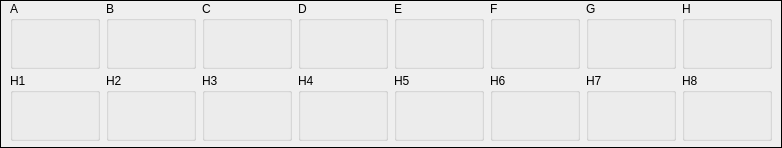
      <widget class="QFrame" name="frameLay">
       <property name="frameShape">
        <enum>QFrame::Shape::Box</enum>
       </property>
       <layout class="QVBoxLayout" name="verticalLayout_23">
        <property name="spacing">
         <number>4</number>
        </property>
        <property name="leftMargin">
         <number>0</number>
        </property>
        <property name="topMargin">
         <number>0</number>
        </property>
        <property name="rightMargin">
         <number>0</number>
        </property>
        <property name="bottomMargin">
         <number>6</number>
        </property>
        <item>
         <widget class="QFrame" name="frame_4">
          <property name="sizePolicy">
           <sizepolicy hsizetype="Expanding" vsizetype="Expanding">
            <horstretch>0</horstretch>
            <verstretch>0</verstretch>
           </sizepolicy>
          </property>
          <layout class="QHBoxLayout" name="horizontalLayout_6">
           <property name="topMargin">
            <number>0</number>
           </property>
           <property name="bottomMargin">
            <number>0</number>
           </property>
           <item>
            <widget class="QGroupBox" name="groupA_new">
             <property name="sizePolicy">
              <sizepolicy hsizetype="Expanding" vsizetype="Expanding">
               <horstretch>0</horstretch>
               <verstretch>0</verstretch>
              </sizepolicy>
             </property>
             <property name="minimumSize">
              <size>
               <width>90</width>
               <height>68</height>
              </size>
             </property>
             <property name="title">
              <string>A</string>
             </property>
             <layout class="QVBoxLayout" name="verticalLayout_2">
              <item>
               <widget class="QLabel" name="labelValueA_new">
                <property name="text">
                 <string/>
                </property>
               </widget>
              </item>
             </layout>
            </widget>
           </item>
           <item>
            <widget class="QGroupBox" name="groupB_new">
             <property name="sizePolicy">
              <sizepolicy hsizetype="Expanding" vsizetype="Expanding">
               <horstretch>0</horstretch>
               <verstretch>0</verstretch>
              </sizepolicy>
             </property>
             <property name="minimumSize">
              <size>
               <width>90</width>
               <height>68</height>
              </size>
             </property>
             <property name="title">
              <string>B</string>
             </property>
             <layout class="QVBoxLayout" name="verticalLayout_3">
              <item>
               <widget class="QLabel" name="labelValueB_new">
                <property name="text">
                 <string/>
                </property>
               </widget>
              </item>
             </layout>
            </widget>
           </item>
           <item>
            <widget class="QGroupBox" name="groupC_new">
             <property name="sizePolicy">
              <sizepolicy hsizetype="Expanding" vsizetype="Expanding">
               <horstretch>0</horstretch>
               <verstretch>0</verstretch>
              </sizepolicy>
             </property>
             <property name="minimumSize">
              <size>
               <width>90</width>
               <height>68</height>
              </size>
             </property>
             <property name="title">
              <string>C</string>
             </property>
             <layout class="QVBoxLayout" name="verticalLayout_4">
              <item>
               <widget class="QLabel" name="labelValueC_new">
                <property name="text">
                 <string/>
                </property>
               </widget>
              </item>
             </layout>
            </widget>
           </item>
           <item>
            <widget class="QGroupBox" name="groupD_new">
             <property name="sizePolicy">
              <sizepolicy hsizetype="Expanding" vsizetype="Expanding">
               <horstretch>0</horstretch>
               <verstretch>0</verstretch>
              </sizepolicy>
             </property>
             <property name="minimumSize">
              <size>
               <width>90</width>
               <height>68</height>
              </size>
             </property>
             <property name="title">
              <string>D</string>
             </property>
             <layout class="QVBoxLayout" name="verticalLayout_5">
              <item>
               <widget class="QLabel" name="labelValueD_new">
                <property name="text">
                 <string/>
                </property>
               </widget>
              </item>
             </layout>
            </widget>
           </item>
           <item>
            <widget class="QGroupBox" name="groupE_new">
             <property name="sizePolicy">
              <sizepolicy hsizetype="Expanding" vsizetype="Expanding">
               <horstretch>0</horstretch>
               <verstretch>0</verstretch>
              </sizepolicy>
             </property>
             <property name="minimumSize">
              <size>
               <width>90</width>
               <height>68</height>
              </size>
             </property>
             <property name="title">
              <string>E</string>
             </property>
             <layout class="QVBoxLayout" name="verticalLayout_6">
              <item>
               <widget class="QLabel" name="labelValueE_new">
                <property name="text">
                 <string/>
                </property>
               </widget>
              </item>
             </layout>
            </widget>
           </item>
           <item>
            <widget class="QGroupBox" name="groupF_new">
             <property name="sizePolicy">
              <sizepolicy hsizetype="Expanding" vsizetype="Expanding">
               <horstretch>0</horstretch>
               <verstretch>0</verstretch>
              </sizepolicy>
             </property>
             <property name="minimumSize">
              <size>
               <width>90</width>
               <height>68</height>
              </size>
             </property>
             <property name="title">
              <string>F</string>
             </property>
             <layout class="QVBoxLayout" name="verticalLayout_9">
              <item>
               <widget class="QLabel" name="labelValueF_new">
                <property name="text">
                 <string/>
                </property>
               </widget>
              </item>
             </layout>
            </widget>
           </item>
           <item>
            <widget class="QGroupBox" name="groupG_new">
             <property name="sizePolicy">
              <sizepolicy hsizetype="Expanding" vsizetype="Expanding">
               <horstretch>0</horstretch>
               <verstretch>0</verstretch>
              </sizepolicy>
             </property>
             <property name="minimumSize">
              <size>
               <width>90</width>
               <height>68</height>
              </size>
             </property>
             <property name="title">
              <string>G</string>
             </property>
             <layout class="QVBoxLayout" name="verticalLayout_10">
              <item>
               <widget class="QLabel" name="labelValueG_new">
                <property name="text">
                 <string/>
                </property>
               </widget>
              </item>
             </layout>
            </widget>
           </item>
           <item>
            <widget class="QGroupBox" name="groupH_new">
             <property name="sizePolicy">
              <sizepolicy hsizetype="Expanding" vsizetype="Expanding">
               <horstretch>0</horstretch>
               <verstretch>0</verstretch>
              </sizepolicy>
             </property>
             <property name="minimumSize">
              <size>
               <width>90</width>
               <height>68</height>
              </size>
             </property>
             <property name="title">
              <string>H</string>
             </property>
             <layout class="QVBoxLayout" name="verticalLayout_11">
              <item>
               <widget class="QLabel" name="labelValueH_new">
                <property name="text">
                 <string/>
                </property>
               </widget>
              </item>
             </layout>
            </widget>
           </item>
          </layout>
         </widget>
        </item>
        <item>
         <widget class="QFrame" name="frame_5">
          <property name="sizePolicy">
           <sizepolicy hsizetype="Expanding" vsizetype="Expanding">
            <horstretch>0</horstretch>
            <verstretch>0</verstretch>
           </sizepolicy>
          </property>
          <layout class="QHBoxLayout" name="horizontalLayout_7">
           <property name="topMargin">
            <number>0</number>
           </property>
           <property name="bottomMargin">
            <number>0</number>
           </property>
           <item>
            <widget class="QGroupBox" name="groupH1">
             <property name="sizePolicy">
              <sizepolicy hsizetype="Expanding" vsizetype="Expanding">
               <horstretch>0</horstretch>
               <verstretch>0</verstretch>
              </sizepolicy>
             </property>
             <property name="minimumSize">
              <size>
               <width>90</width>
               <height>68</height>
              </size>
             </property>
             <property name="title">
              <string>H1</string>
             </property>
             <layout class="QVBoxLayout" name="verticalLayout_14">
              <item>
               <widget class="QLabel" name="labelValueH1">
                <property name="text">
                 <string/>
                </property>
               </widget>
              </item>
             </layout>
            </widget>
           </item>
           <item>
            <widget class="QGroupBox" name="groupH2">
             <property name="sizePolicy">
              <sizepolicy hsizetype="Expanding" vsizetype="Expanding">
               <horstretch>0</horstretch>
               <verstretch>0</verstretch>
              </sizepolicy>
             </property>
             <property name="minimumSize">
              <size>
               <width>90</width>
               <height>68</height>
              </size>
             </property>
             <property name="title">
              <string>H2</string>
             </property>
             <layout class="QVBoxLayout" name="verticalLayout_15">
              <item>
               <widget class="QLabel" name="labelValueH2">
                <property name="text">
                 <string/>
                </property>
               </widget>
              </item>
             </layout>
            </widget>
           </item>
           <item>
            <widget class="QGroupBox" name="groupH3">
             <property name="sizePolicy">
              <sizepolicy hsizetype="Expanding" vsizetype="Expanding">
               <horstretch>0</horstretch>
               <verstretch>0</verstretch>
              </sizepolicy>
             </property>
             <property name="minimumSize">
              <size>
               <width>90</width>
               <height>68</height>
              </size>
             </property>
             <property name="title">
              <string>H3</string>
             </property>
             <layout class="QVBoxLayout" name="verticalLayout_16">
              <item>
               <widget class="QLabel" name="labelValueH3">
                <property name="text">
                 <string/>
                </property>
               </widget>
              </item>
             </layout>
            </widget>
           </item>
           <item>
            <widget class="QGroupBox" name="groupH4">
             <property name="sizePolicy">
              <sizepolicy hsizetype="Expanding" vsizetype="Expanding">
               <horstretch>0</horstretch>
               <verstretch>0</verstretch>
              </sizepolicy>
             </property>
             <property name="minimumSize">
              <size>
               <width>90</width>
               <height>68</height>
              </size>
             </property>
             <property name="title">
              <string>H4</string>
             </property>
             <layout class="QVBoxLayout" name="verticalLayout_17">
              <item>
               <widget class="QLabel" name="labelValueH4">
                <property name="text">
                 <string/>
                </property>
               </widget>
              </item>
             </layout>
            </widget>
           </item>
           <item>
            <widget class="QGroupBox" name="groupH5">
             <property name="sizePolicy">
              <sizepolicy hsizetype="Expanding" vsizetype="Expanding">
               <horstretch>0</horstretch>
               <verstretch>0</verstretch>
              </sizepolicy>
             </property>
             <property name="minimumSize">
              <size>
               <width>90</width>
               <height>68</height>
              </size>
             </property>
             <property name="title">
              <string>H5</string>
             </property>
             <layout class="QVBoxLayout" name="verticalLayout_18">
              <item>
               <widget class="QLabel" name="labelValueH5">
                <property name="text">
                 <string/>
                </property>
               </widget>
              </item>
             </layout>
            </widget>
           </item>
           <item>
            <widget class="QGroupBox" name="groupH6">
             <property name="sizePolicy">
              <sizepolicy hsizetype="Expanding" vsizetype="Expanding">
               <horstretch>0</horstretch>
               <verstretch>0</verstretch>
              </sizepolicy>
             </property>
             <property name="minimumSize">
              <size>
               <width>90</width>
               <height>68</height>
              </size>
             </property>
             <property name="title">
              <string>H6</string>
             </property>
             <layout class="QVBoxLayout" name="verticalLayout_19">
              <item>
               <widget class="QLabel" name="labelValueH6">
                <property name="text">
                 <string/>
                </property>
               </widget>
              </item>
             </layout>
            </widget>
           </item>
           <item>
            <widget class="QGroupBox" name="groupH7">
             <property name="sizePolicy">
              <sizepolicy hsizetype="Expanding" vsizetype="Expanding">
               <horstretch>0</horstretch>
               <verstretch>0</verstretch>
              </sizepolicy>
             </property>
             <property name="minimumSize">
              <size>
               <width>90</width>
               <height>68</height>
              </size>
             </property>
             <property name="title">
              <string>H7</string>
             </property>
             <layout class="QVBoxLayout" name="verticalLayout_20">
              <item>
               <widget class="QLabel" name="labelValueH1_4">
                <property name="text">
                 <string/>
                </property>
               </widget>
              </item>
             </layout>
            </widget>
           </item>
           <item>
            <widget class="QGroupBox" name="groupH8">
             <property name="sizePolicy">
              <sizepolicy hsizetype="Expanding" vsizetype="Expanding">
               <horstretch>0</horstretch>
               <verstretch>0</verstretch>
              </sizepolicy>
             </property>
             <property name="minimumSize">
              <size>
               <width>90</width>
               <height>68</height>
              </size>
             </property>
             <property name="title">
              <string>H8</string>
             </property>
             <layout class="QVBoxLayout" name="verticalLayout_21">
              <item>
               <widget class="QLabel" name="labelValueH1_5">
                <property name="text">
                 <string/>
                </property>
               </widget>
              </item>
             </layout>
            </widget>
           </item>
          </layout>
         </widget>
        </item>
       </layout>
      </widget>
